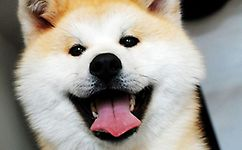
#> input picture 机器学习/回归/1.jpg, 242 x 150 px, found by its file name
$ python canny.py
#> lines starting #> are read from the running program, lines starting #| are printed output that depends on the picture
import cv2
img = cv2.imread("1.jpg", 0)
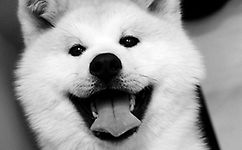
#> img: shape (150, 242); min 0, max 255, mean 155.5

img = cv2.GaussianBlur(img, (3, 3), 0)
canny = cv2.Canny(img, 50, 150)
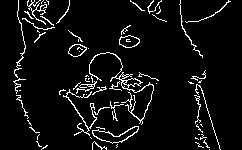
#> canny: shape (150, 242); 6.1% white in thin lines or dots

cv2.imshow('Canny', canny)
cv2.waitKey(0)
